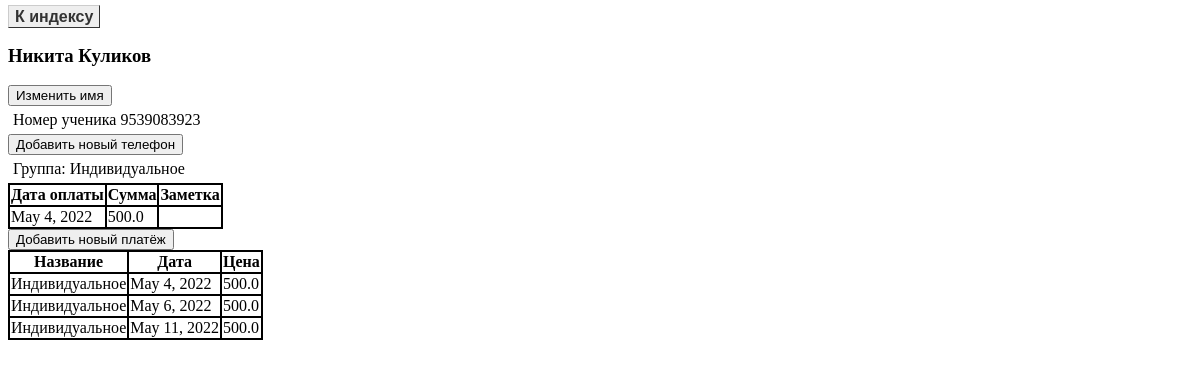
Screenshot of /CRM/clientCard1 with the database file from the repository.
### newCRM/CRM/models.py (models this page shows, shortened)
class Client(models.Model):
    name = models.CharField(max_length=200)
    money = models.FloatField(default=0)
    active = models.BooleanField(default=True)

class Phone(models.Model):
    note = models.CharField(max_length=200)
    client = models.ForeignKey(Client,on_delete=models.CASCADE)
    phone = models.BigIntegerField()

class Group(models.Model):
    name = models.CharField(max_length=200)
    clients = models.ManyToManyField(Client)
    schedule = models.CharField(max_length=200)
    teacher = models.ForeignKey(Teacher,on_delete=models.PROTECT,default=getDefaultTeacher)

class Payment(models.Model):
    client = models.ForeignKey(Client,on_delete=models.CASCADE)
    date = models.DateField()
    value = models.FloatField(default=0)
    note = models.CharField(max_length=200,default="")

class Lesson(models.Model):
    teacher = models.ForeignKey(Teacher,on_delete=models.CASCADE)
    name = models.CharField(max_length=200,default = "")
    clients = models.ManyToManyField(Client)
    date = models.DateField()
    price = models.FloatField(default=0)

### newCRM/CRM/views.py (the view)
# urls.py: path('CRM/clientCard<int:client_id>',views.client_card, name = 'client_card'),
def client_card(request, client_id):
    client = Client.objects.get(pk=client_id)
    payments = Payment.objects.filter(client=client)
    group = Group.objects.filter(clients=client)
    phone = Phone.objects.filter(client=client)
    data = Lesson.objects.filter(clients=client)
    template = loader.get_template('crm/clientCard.html')
    context = {
        'client' : client,
        'payments':payments,
        'group': group,
        'phone': phone,
        'lessons': data,
    }
    return HttpResponse(template.render(context, request))

### newCRM/CRM/templates/crm/clientCard.html (shortened to what this page needs)
<!DOCTYPE html>
<html>
    <head>
        {% load static %}
        <link rel="stylesheet" type="text/css" href="{% static 'crm/simpleStyle.css' %}">
    </head>
    <body>
        <a class = "button" href = {% url 'index' %}>К индексу</a>
        <h3>{{client.name}}</h3>
        <button onclick="document.getElementById('editName').classList.remove('hidden');">Изменить имя</button>
        {% for p in phone %}
            <p>{{p.note}} {{p.phone}}</p>
        {% empty %}
            <p>Номер отсутствует</p>
        {% endfor %}
        <button onclick="document.getElementById('addPhone').classList.remove('hidden');">Добавить новый телефон</button>
        {% for g in group %}
            <p>Группа: {{g.name}}<p>
        {% endfor %}
        <table>
            <tr>
                <th>Дата оплаты</th>
                <th>Сумма</th>
                <th>Заметка</th>
            </tr>
            {% for pay in payments %}
            <tr>
                <td>{{pay.date}}</td>
                <td>{{pay.value}}</td>
                <td>{{pay.note}}</td>
            </tr>
            {%endfor%}
        </table>
        <button onclick="document.getElementById('newPayment').classList.remove('hidden');">Добавить новый платёж</button>
        <table>
            <tr>
                <th>Название</th>
                <th>Дата</th>
                <th>Цена</th>
            </tr>
            {% for lesson in lessons %}
            <tr>
                <td>{{lesson.name}}</td>
                <td>{{lesson.date}}</td>
                <td>{{lesson.price}}</td>
            </tr>
            {% endfor %}
        </table>
    </body>
</html>

### newCRM/CRM/static/crm/simpleStyle.css (style rules this page uses)
table { border-collapse: collapse; }
table td { border: 2px solid black; }
table th { border: 2px solid black; }
.button { font: bold 16px Arial; text-decoration: none; background-color: #EEEEEE; color: #333333; padding: 2px 6px 2px 6px; border-top: 1px solid #CCCCCC; border-right: 1px solid #333333; border-bottom: 1px solid #333333; border-left: 1px solid #CCCCCC; max-height: 50px; }
p { margin: 5px; }

### rows the page displays
Client: name "Никита Куликов"
Phone: note "Номер ученика", phone "9539083923"
Group: name "Индивидуальное"
Payment: date "May 4, 2022", value "500.0"
Lesson: name "Индивидуальное", date "May 4, 2022", price "500.0"
Lesson: name "Индивидуальное", date "May 6, 2022", price "500.0"
Lesson: name "Индивидуальное", date "May 11, 2022", price "500.0"
